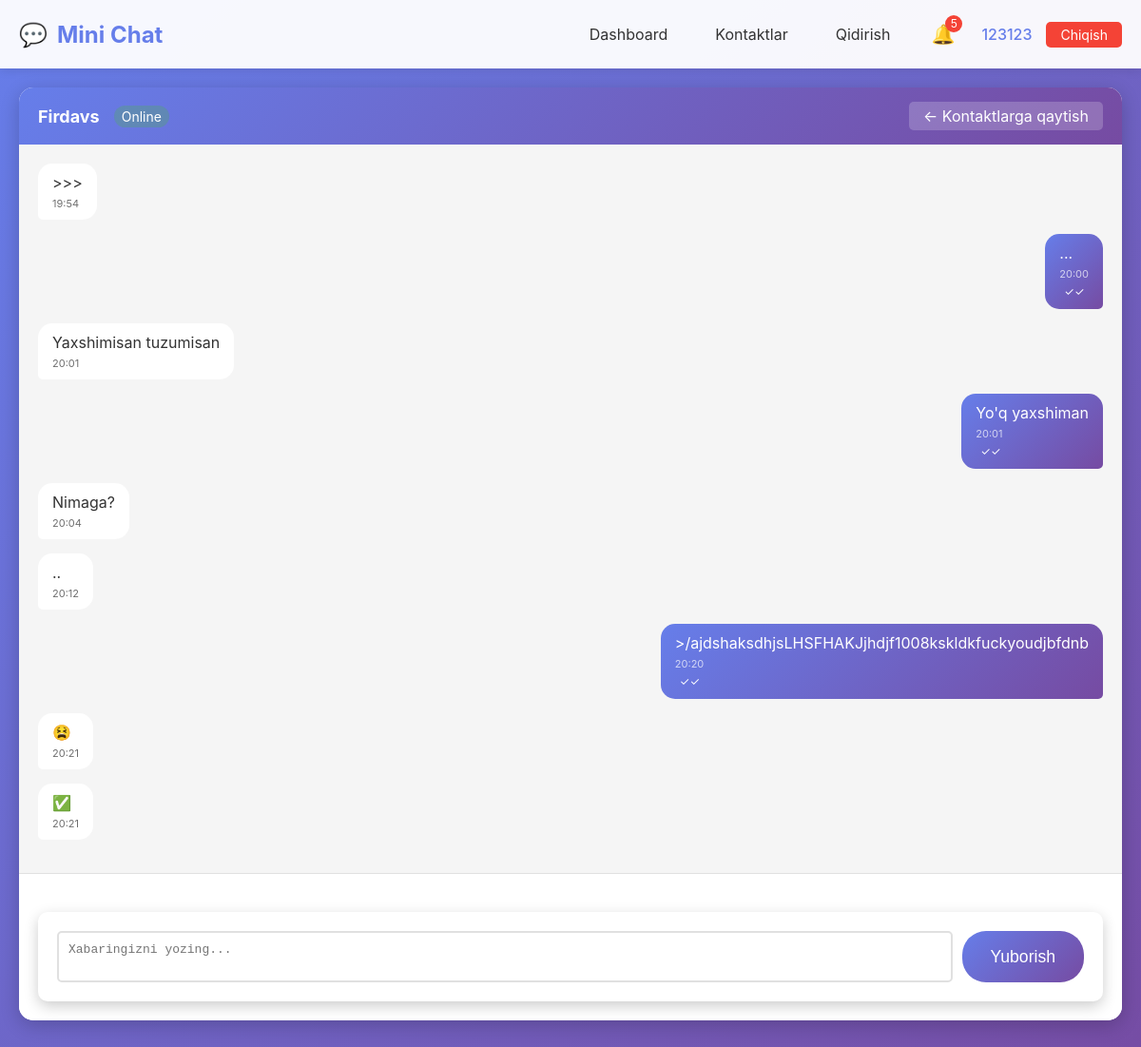
Page /chat/2 (signed in) on the committed database.
### models.py (models this page shows, shortened)
class User(UserMixin, db.Model):
    __tablename__ = 'user'
    id = db.Column(db.Integer, primary_key=True)
    username = db.Column(db.String(80), unique=True, nullable=False)
    email = db.Column(db.String(120), unique=True, nullable=False)
    password_hash = db.Column(db.String(200), nullable=False)
    first_name = db.Column(db.String(50))
    last_name = db.Column(db.String(50))
    bio = db.Column(db.Text, nullable=True)
    profile_pic = db.Column(db.String(200), default='default.jpg')
    is_online = db.Column(db.Boolean, default=False)
    last_seen = db.Column(db.DateTime, default=datetime.now)
    created_at = db.Column(db.DateTime, default=datetime.now)
    sent_messages = db.relationship('Message',
                                   foreign_keys='Message.sender_id',
                                   backref='sender',
                                   lazy='dynamic')
    received_messages = db.relationship('Message',
                                      foreign_keys='Message.receiver_id',
                                      backref='receiver',
                                      lazy='dynamic')
    contact_list = db.relationship('User',
                                 secondary=contacts,
                                 primaryjoin=(contacts.c.user_id == id),
                                 secondaryjoin=(contacts.c.contact_id == id),
                                 backref=db.backref('added_by', lazy='dynamic'),
                                 lazy='dynamic')
    def is_contact(self, user):
        return self.contact_list.filter(contacts.c.contact_id == user.id).count() > 0

class Message(db.Model):
    __tablename__ = 'message'
    id = db.Column(db.Integer, primary_key=True)
    sender_id = db.Column(db.Integer, db.ForeignKey('user.id'), nullable=False)
    receiver_id = db.Column(db.Integer, db.ForeignKey('user.id'), nullable=False)
    content = db.Column(db.Text, nullable=False)
    timestamp = db.Column(db.DateTime, default=datetime.now)
    is_read = db.Column(db.Boolean, default=False)

### app.py (the view)
@app.route('/chat/<int:user_id>', methods=['GET', 'POST'])
@login_required
def chat(user_id):
    other_user = User.query.get_or_404(user_id)
    if not current_user.is_contact(other_user) and other_user != current_user:
        flash('Faqat kontaktlaringiz bilan chat qilishingiz mumkin.', 'warning')
        return redirect(url_for('contacts'))
    form = MessageForm()
    if form.validate_on_submit():
        message = Message(
            sender_id=current_user.id,
            receiver_id=other_user.id,
            content=form.content.data
        )
        db.session.add(message)
        db.session.commit()
        notification = Notification(
            user_id=other_user.id,
            message=f"{current_user.username} sizga yangi xabar yubordi",
            type='message',
            link=url_for('chat', user_id=current_user.id, _external=True)
        )
        db.session.add(notification)
        db.session.commit()
        if request.headers.get('X-Requested-With') == 'XMLHttpRequest':
            return jsonify({'success': True})
        return redirect(url_for('chat', user_id=user_id))
    else:
        errors = '; '.join([error for field in form.errors for error in field])
        if request.headers.get('X-Requested-With') == 'XMLHttpRequest':
            return jsonify({'success': False, 'error': errors})
    unread_messages = Message.query.filter_by(
        sender_id=other_user.id,
        receiver_id=current_user.id,
        is_read=False
    ).all()
    for message in unread_messages:
        message.is_read = True
    db.session.commit()
    messages = Message.query.filter(
        ((Message.sender_id == current_user.id) & (Message.receiver_id == other_user.id)) |
        ((Message.sender_id == other_user.id) & (Message.receiver_id == current_user.id))
    ).order_by(Message.timestamp).all()
    flashed_messages = get_flashed_messages(with_categories=True)
    return render_template('chat.html',
                         form=form,
                         messages=messages,
                         other_user=other_user,
                         flashed_messages=flashed_messages)

### forms.py
class MessageForm(FlaskForm):
    content = TextAreaField('Xabar', validators=[DataRequired(), Length(max=1000)])
    submit = SubmitField('Yuborish')

### app.py (called while the page is built)
@login_manager.user_loader
def load_user(user_id):
    return User.query.get(int(user_id))

### templates/chat.html (shortened to what this page needs)
{% extends "base.html" %}
{% block content %}
<div class="chat-room">
    <div class="chat-header">
        <div class="chat-user-info">
            <span class="chat-username">{{ other_user.first_name or other_user.username }}</span>
            <span class="chat-status {% if other_user.is_online %}online{% endif %}">
                {{ "Online" if other_user.is_online else "Offline" }}
            </span>
        </div>
        <a href="{{ url_for('contacts') }}" class="back-btn">← Kontaktlarga qaytish</a>
    </div>
    <div class="messages-container" id="messagesContainer">
        {% if messages %}
            {% for message in messages %}
                <div class="message-wrapper {% if message.sender_id == current_user.id %}sent{% else %}received{% endif %}">
                    <div class="message-bubble">
                        <div class="message-content">{{ message.content }}</div>
                        <div class="message-time">{{ message.timestamp.strftime('%H:%M') }}</div>
                        {% if message.sender_id == current_user.id and message.is_read %}
                            <span class="read-receipt" title="O'qildi">✓✓</span>
                        {% endif %}
                    </div>
                </div>
            {% endfor %}
        {% else %}
            <div class="empty-chat">
                <p>Hali xabarlar yo'q. Birinchi xabarni yozing!</p>
            </div>
        {% endif %}
    </div>
    <div class="message-input-container">
        <form id="messageForm" method="POST" action="" class="message-form">
            <div class="input-group">
                {{ form.content(id="messageInput", class="form-control", placeholder="Xabaringizni yozing...", rows="2") }}
                <button type="submit" class="send-btn">Yuborish</button>
            </div>
        </form>
    </div>
</div>
{% endblock %}

### templates/base.html (shortened to what this page needs)
<!DOCTYPE html>
<html lang="uz">
<head>
    <link rel="stylesheet" href="{{ url_for('static', filename='style.css') }}">
</head>
<body>
    <nav class="navbar">
        <div class="nav-container">
            <div class="nav-brand">
                <a href="{{ url_for('index') }}" class="brand-link">
                    <span class="brand-icon">💬</span>
                    <span class="brand-text">Mini Chat</span>
                </a>
            </div>
            <div class="nav-menu">
                {% if current_user.is_authenticated %}
                    <a href="{{ url_for('dashboard') }}" class="nav-link">Dashboard</a>
                    <a href="{{ url_for('contacts') }}" class="nav-link">Kontaktlar</a>
                    <a href="{{ url_for('search_users') }}" class="nav-link">Qidirish</a>
                    <div class="notifications-dropdown">
                        <button class="notifications-btn" onclick="toggleNotifications()">
                            🔔
                            <span class="notification-badge" id="notificationBadge">0</span>
                        </button>
                    </div>
                    <div class="user-menu">
                        <span class="username">{{ current_user.username }}</span>
                        <a href="{{ url_for('logout') }}" class="logout-btn">Chiqish</a>
                    </div>
                {% else %}
                    <a href="{{ url_for('login') }}" class="nav-link">Kirish</a>
                    <a href="{{ url_for('register') }}" class="nav-link register-btn">Ro'yxatdan o'tish</a>
                {% endif %}
            </div>
        </div>
    </nav>
    <main class="main-content">
        <div class="container">
            {% block content %}{% endblock %}
        </div>
    </main>
</body>
</html>

### static/style.css (style rules this page uses)
* { margin: 0; padding: 0; box-sizing: border-box; }
body { font-family: -apple-system, BlinkMacSystemFont, 'Segoe UI', Roboto, Oxygen, Ubuntu, sans-serif; background: linear-gradient(135deg, #667eea 0%, #764ba2 100%); min-height: 100vh; color: #333; }
.container { max-width: 1200px; margin: 0 auto; padding: 20px; }
.username { font-weight: bold; color: #667eea; }
.message-form { background: white; border-radius: 10px; padding: 20px; margin-top: 20px; box-shadow: 0 5px 15px rgba(0,0,0,0.2); }
.form-control { width: 100%; padding: 10px; border: 2px solid #e0e0e0; border-radius: 5px; font-size: 1em; transition: border-color 0.3s; }
textarea.form-control { resize: none; }
.send-btn { background: linear-gradient(135deg, #667eea 0%, #764ba2 100%); color: white; border: none; padding: 12px 30px; border-radius: 25px; font-size: 1.1em; cursor: pointer; transition: transform 0.3s; }
.chat-room { background: white; border-radius: 15px; overflow: hidden; box-shadow: 0 5px 20px rgba(0,0,0,0.2); height: calc(100vh - 200px); display: flex; flex-direction: column; }
.chat-header { background: linear-gradient(135deg, #667eea 0%, #764ba2 100%); color: white; padding: 15px 20px; display: flex; justify-content: space-between; align-items: center; }
.chat-user-info { display: flex; align-items: center; gap: 15px; }
.chat-username { font-size: 18px; font-weight: bold; }
.chat-status { font-size: 14px; padding: 3px 8px; background: rgba(255,255,255,0.2); border-radius: 12px; }
.chat-status.online { background: rgba(76, 175, 80, 0.3); }
.back-btn { color: white; text-decoration: none; background: rgba(255,255,255,0.2); padding: 5px 15px; border-radius: 5px; transition: background 0.3s; }
.messages-container { flex: 1; overflow-y: auto; padding: 20px; background: #f5f5f5; }
.message-wrapper { margin-bottom: 15px; display: flex; }
.message-wrapper.sent { justify-content: flex-end; }
.message-bubble { max-width: 70%; padding: 10px 15px; border-radius: 15px; position: relative; }
.message-wrapper.sent .message-bubble { background: linear-gradient(135deg, #667eea 0%, #764ba2 100%); color: white; border-bottom-right-radius: 5px; }
.message-wrapper.received .message-bubble { background: white; color: #333; border-bottom-left-radius: 5px; }
.message-time { font-size: 11px; margin-top: 5px; opacity: 0.7; }
.read-receipt { font-size: 12px; margin-left: 5px; }
.message-input-container { padding: 20px; background: white; border-top: 1px solid #e0e0e0; }
.input-group { display: flex; gap: 10px; }
.input-group .form-control { flex: 1; resize: none; }
.notifications-dropdown { position: relative; display: inline-block; }
.notifications-btn { background: transparent; border: none; font-size: 20px; cursor: pointer; position: relative; padding: 8px; }
.notification-badge { position: absolute; top: 0; right: 0; background: #f44336; color: white; font-size: 12px; padding: 2px 5px; border-radius: 10px; min-width: 18px; text-align: center; }
.navbar { background: rgba(255, 255, 255, 0.95); box-shadow: 0 2px 10px rgba(0,0,0,0.1); position: sticky; top: 0; z-index: 1000; }
.nav-container { max-width: 1200px; margin: 0 auto; padding: 1rem 20px; display: flex; justify-content: space-between; align-items: center; }
.nav-brand .brand-link { display: flex; align-items: center; gap: 10px; text-decoration: none; font-size: 1.5rem; font-weight: bold; color: #667eea; }
.nav-menu { display: flex; gap: 20px; align-items: center; }
.nav-link { text-decoration: none; color: #333; padding: 8px 15px; border-radius: 5px; transition: all 0.3s; }
.user-menu { display: flex; align-items: center; gap: 15px; }
.username { font-weight: 500; color: #667eea; }
.logout-btn { background: #f44336; color: white; padding: 5px 15px; border-radius: 5px; text-decoration: none; font-size: 14px; }

### rows in the picture
User: username "123123"
User: first_name "Firdavs", is_online "Online"
Message: content ">>>", timestamp "19:54"
Message: content "...", timestamp "20:00"
Message: content "Yaxshimisan tuzumisan", timestamp "20:01"
Message: content "Yo'q yaxshiman", timestamp "20:01"
Message: content "Nimaga?", timestamp "20:04"
Message: content "..", timestamp "20:12"
Message: content ">/ajdshaksdhjsLHSFHAKJjhdjf1008kskldkfuckyoudjbfdnb", timestamp "20:20"
Message: content "😫", timestamp "20:21"
Message: content "✅", timestamp "20:21"
